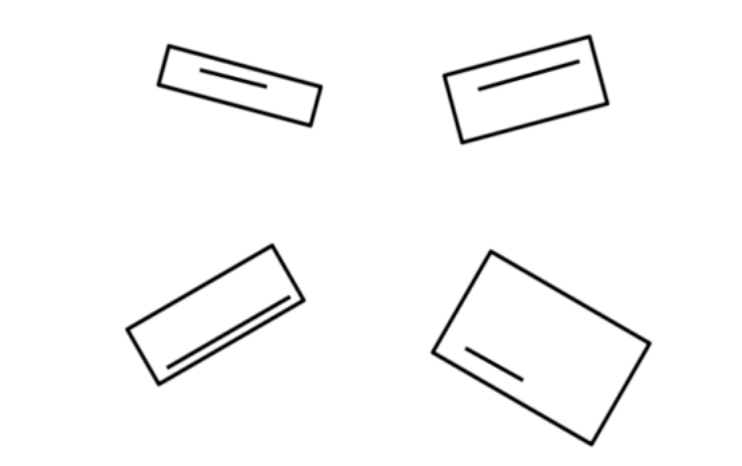
#> input picture img.png, 742 x 466 px
$ python rectangle_alignment.py
#> lines starting #> are read from the running program, lines starting #| are printed output that depends on the picture; after the words box and inside, x2 and y2 are one past the last pixel; in counts of white or black regions, pixels touching at a corner belong together; long printed decimals are rounded
import numpy as np
import cv2
from math import  sqrt
#import cv2


image= cv2.imread('img.png')
#> image is the input picture: shape (466, 742, 3); min 0, max 255, mean 248.3
original_image= image

gray= cv2.cvtColor(image,cv2.COLOR_BGR2GRAY)

edges= cv2.Canny(gray, 50,200)
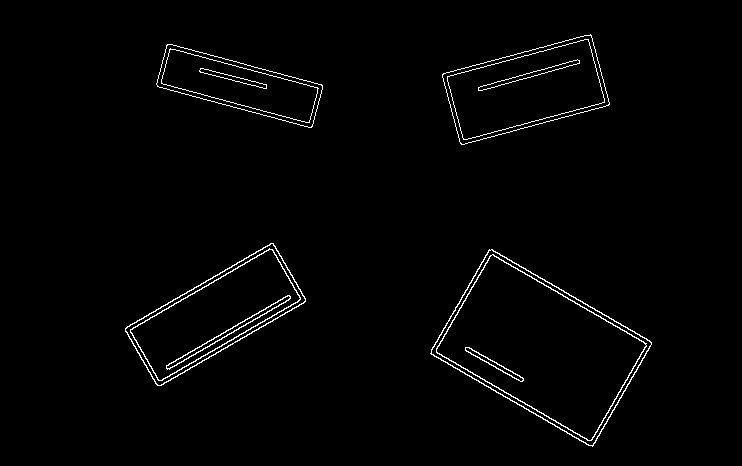
#> edges: shape (466, 742); 1.6% white in thin lines or dots, all inside (x1, y1, x2, y2) = (125, 34, 652, 447)

img_gray2 = cv2.cvtColor(image, cv2.COLOR_BGR2GRAY)
ret, thresh2 = cv2.threshold(img_gray2, 150, 255, cv2.THRESH_BINARY)
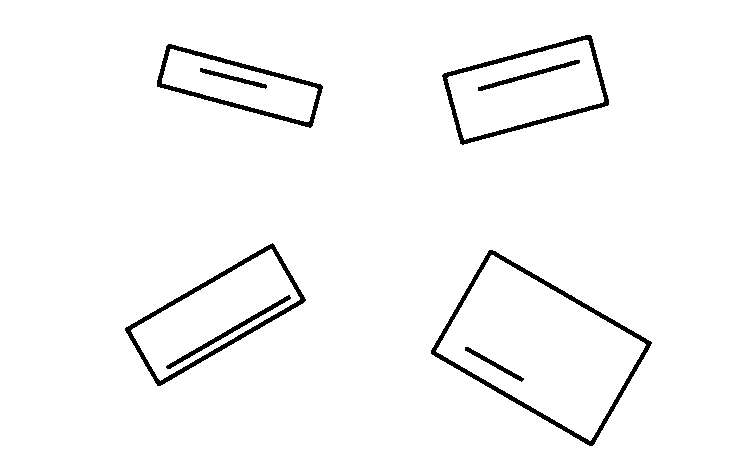
#> thresh2: shape (466, 742); 97.1% white; 8 black regions


contours, hierarchy = cv2.findContours(thresh2, cv2.RETR_CCOMP, cv2.CHAIN_APPROX_NONE)
#> contours = 13 contours; largest, box (x1, y1, x2, y2) and area: (0, 0, 742, 466) 344565, (430, 249, 653, 447) 22974, (436, 255, 646, 441) 19849, (124, 242, 307, 387) 11834, (441, 34, 610, 146) 11628

def get_contour_areas(contours):

    all_areas= []

    for cnt in contours:
        area= cv2.contourArea(cnt)
        all_areas.append(area)

    return all_areas


sorted_contours= sorted(contours, key=cv2.contourArea, reverse= False)
#> sorted_contours has the same summary as contours

font = cv2.FONT_HERSHEY_SIMPLEX
for i in range(0,4):
  smallest_item= sorted_contours[i]
  x=smallest_item[-1][0][0]
  y=smallest_item[-1][0][1]+78
  cv2.putText(original_image, str(i+1), (x,y),font, 1, (0, 255, 0), 2, cv2.LINE_AA)
#> this loop made 4 passes
#> (x, y) on passes 1 to 4: (464, 426), (199, 147), (572, 138), (286, 373)
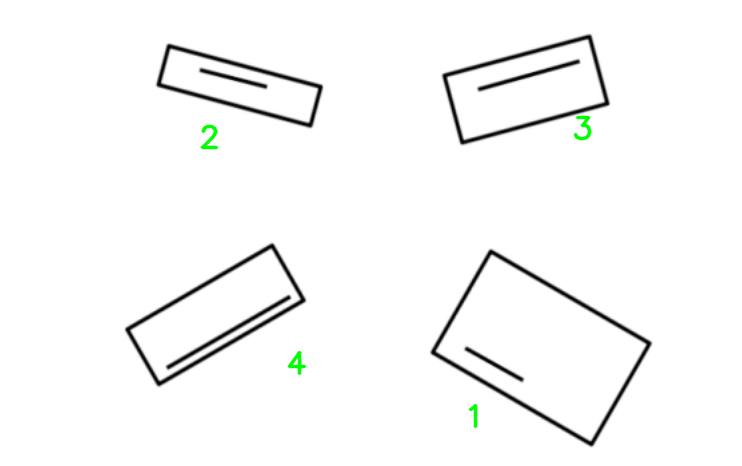
#> original_image: shape (466, 742, 3); 0.26% of pixels changed, all inside (x1, y1, x2, y2) = (200, 115, 592, 429)

# print(smallest_item[1][0])
# print(smallest_item)

if smallest_item[0][0][1] < smallest_item[1][0][1] and smallest_item[0][0][0] < smallest_item[1][0][0] :
    large = smallest_item[0][0][0]
    large1 = smallest_item[0][0][1]
    for i in range(0,len(smallest_item)):
        if large < smallest_item[i][0][0]:
            large=smallest_item[i][0][0]
        if large1 < smallest_item[i][0][1]:
            large1 = smallest_item[i][0][1]
    x1=smallest_item[0][0][0]
    y1=smallest_item[0][0][1]

    # x2=smallest_item[-1][0][0]
    x2 = large

    y2=large1

    d=sqrt((pow((x1-x2),2))+(pow((y1-y2),2)))
else:
    large = smallest_item[0][0][0]
#> large = 287
    min_y = smallest_item[0][0][1]
#> min_y = 295
    for i in range(0, len(smallest_item)):
        if large < smallest_item[i][0][0]:
            large = smallest_item[i][0][0]
        if min_y > smallest_item[i][0][1]:
            min_y = smallest_item[i][0][1]
#> this loop made 255 passes
#> min_y on pass 2: 294
#> after the loop, large = 291; min_y = 294
    x1 = smallest_item[0][0][0]
#> x1 = 287
    y1 = smallest_item[0][0][1]
#> y1 = 295

    # x2=smallest_item[-1][0][0]
    x2 = large
#> x2 = 291

    y2 = min_y
#> y2 = 294

    d = sqrt((pow((x1 - x2), 2)) + (pow((y1 - y2), 2)))
#> d = 4.12


print(d)
#| 4.123
cv2.waitKey(0)
cv2.imshow("og",original_image)
# cv2.imshow("og",edges)


cv2.waitKey(0)
cv2.destroyAllWindows()
# print(sorted_contours[0])
print(x1,y1,x2,y2)
#| 287 295 291 294
print(smallest_item)
#> (printed output is left out)
